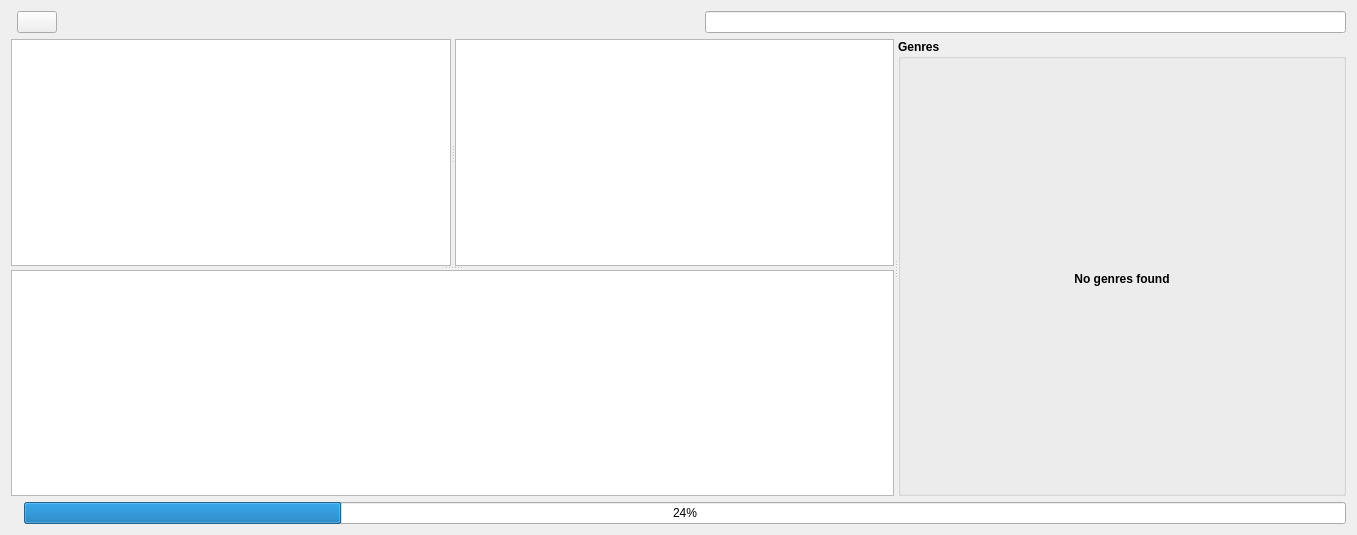
<?xml version="1.0" encoding="UTF-8"?>
<ui version="4.0">
 <class>GUI_LocalLibrary</class>
 <widget class="QWidget" name="GUI_LocalLibrary">
  <property name="geometry">
   <rect>
    <x>0</x>
    <y>0</y>
    <width>1357</width>
    <height>535</height>
   </rect>
  </property>
  <property name="sizePolicy">
   <sizepolicy hsizetype="MinimumExpanding" vsizetype="MinimumExpanding">
    <horstretch>0</horstretch>
    <verstretch>0</verstretch>
   </sizepolicy>
  </property>
  <property name="focusPolicy">
   <enum>Qt::ClickFocus</enum>
  </property>
  <property name="acceptDrops">
   <bool>true</bool>
  </property>
  <property name="windowTitle">
   <string>Library</string>
  </property>
  <layout class="QGridLayout" name="gridLayout">
   <item row="2" column="0">
    <widget class="QSplitter" name="splitter_genre">
     <property name="sizePolicy">
      <sizepolicy hsizetype="Expanding" vsizetype="MinimumExpanding">
       <horstretch>0</horstretch>
       <verstretch>0</verstretch>
      </sizepolicy>
     </property>
     <property name="orientation">
      <enum>Qt::Horizontal</enum>
     </property>
     <widget class="QSplitter" name="splitter_tracks">
      <property name="orientation">
       <enum>Qt::Vertical</enum>
      </property>
      <widget class="QStackedWidget" name="sw_album_covers">
       <property name="currentIndex">
        <number>0</number>
       </property>
       <widget class="QWidget" name="page_3">
        <layout class="QGridLayout" name="gridLayout_7">
         <property name="leftMargin">
          <number>0</number>
         </property>
         <property name="topMargin">
          <number>0</number>
         </property>
         <property name="rightMargin">
          <number>0</number>
         </property>
         <property name="bottomMargin">
          <number>0</number>
         </property>
         <item row="0" column="0">
          <widget class="QSplitter" name="splitter_artist_album">
           <property name="orientation">
            <enum>Qt::Horizontal</enum>
           </property>
           <widget class="Library::TableView" name="lv_artist">
            <property name="sizePolicy">
             <sizepolicy hsizetype="MinimumExpanding" vsizetype="Expanding">
              <horstretch>0</horstretch>
              <verstretch>0</verstretch>
             </sizepolicy>
            </property>
            <property name="focusPolicy">
             <enum>Qt::StrongFocus</enum>
            </property>
            <property name="acceptDrops">
             <bool>true</bool>
            </property>
            <property name="autoScroll">
             <bool>true</bool>
            </property>
            <property name="editTriggers">
             <set>QAbstractItemView::CurrentChanged|QAbstractItemView::SelectedClicked</set>
            </property>
            <property name="tabKeyNavigation">
             <bool>false</bool>
            </property>
            <property name="dragEnabled">
             <bool>true</bool>
            </property>
            <property name="dragDropMode">
             <enum>QAbstractItemView::DragDrop</enum>
            </property>
            <property name="alternatingRowColors">
             <bool>true</bool>
            </property>
            <property name="selectionBehavior">
             <enum>QAbstractItemView::SelectRows</enum>
            </property>
            <property name="showGrid">
             <bool>false</bool>
            </property>
            <property name="gridStyle">
             <enum>Qt::DotLine</enum>
            </property>
            <property name="sortingEnabled">
             <bool>true</bool>
            </property>
            <property name="wordWrap">
             <bool>false</bool>
            </property>
            <attribute name="horizontalHeaderCascadingSectionResizes">
             <bool>true</bool>
            </attribute>
            <attribute name="horizontalHeaderHighlightSections">
             <bool>false</bool>
            </attribute>
            <attribute name="horizontalHeaderShowSortIndicator" stdset="0">
             <bool>true</bool>
            </attribute>
            <attribute name="horizontalHeaderStretchLastSection">
             <bool>true</bool>
            </attribute>
            <attribute name="verticalHeaderVisible">
             <bool>false</bool>
            </attribute>
            <attribute name="verticalHeaderMinimumSectionSize">
             <number>1</number>
            </attribute>
           </widget>
           <widget class="Library::AlbumView" name="lv_album">
            <property name="sizePolicy">
             <sizepolicy hsizetype="MinimumExpanding" vsizetype="Expanding">
              <horstretch>0</horstretch>
              <verstretch>0</verstretch>
             </sizepolicy>
            </property>
            <property name="focusPolicy">
             <enum>Qt::StrongFocus</enum>
            </property>
            <property name="acceptDrops">
             <bool>true</bool>
            </property>
            <property name="autoScroll">
             <bool>true</bool>
            </property>
            <property name="editTriggers">
             <set>QAbstractItemView::CurrentChanged|QAbstractItemView::SelectedClicked</set>
            </property>
            <property name="tabKeyNavigation">
             <bool>false</bool>
            </property>
            <property name="dragEnabled">
             <bool>true</bool>
            </property>
            <property name="dragDropMode">
             <enum>QAbstractItemView::DragDrop</enum>
            </property>
            <property name="alternatingRowColors">
             <bool>true</bool>
            </property>
            <property name="selectionBehavior">
             <enum>QAbstractItemView::SelectRows</enum>
            </property>
            <property name="showGrid">
             <bool>false</bool>
            </property>
            <property name="gridStyle">
             <enum>Qt::DotLine</enum>
            </property>
            <property name="sortingEnabled">
             <bool>true</bool>
            </property>
            <property name="wordWrap">
             <bool>false</bool>
            </property>
            <attribute name="horizontalHeaderCascadingSectionResizes">
             <bool>true</bool>
            </attribute>
            <attribute name="horizontalHeaderHighlightSections">
             <bool>false</bool>
            </attribute>
            <attribute name="horizontalHeaderShowSortIndicator" stdset="0">
             <bool>true</bool>
            </attribute>
            <attribute name="horizontalHeaderStretchLastSection">
             <bool>true</bool>
            </attribute>
            <attribute name="verticalHeaderVisible">
             <bool>false</bool>
            </attribute>
            <attribute name="verticalHeaderMinimumSectionSize">
             <number>1</number>
            </attribute>
           </widget>
          </widget>
         </item>
        </layout>
       </widget>
       <widget class="QWidget" name="page_4">
        <layout class="QGridLayout" name="gridLayout_8">
         <property name="leftMargin">
          <number>0</number>
         </property>
         <property name="topMargin">
          <number>0</number>
         </property>
         <property name="rightMargin">
          <number>0</number>
         </property>
         <property name="bottomMargin">
          <number>0</number>
         </property>
        </layout>
       </widget>
      </widget>
      <widget class="Library::TableView" name="tb_title">
       <property name="sizePolicy">
        <sizepolicy hsizetype="MinimumExpanding" vsizetype="MinimumExpanding">
         <horstretch>0</horstretch>
         <verstretch>0</verstretch>
        </sizepolicy>
       </property>
       <property name="focusPolicy">
        <enum>Qt::StrongFocus</enum>
       </property>
       <property name="acceptDrops">
        <bool>true</bool>
       </property>
       <property name="autoScroll">
        <bool>true</bool>
       </property>
       <property name="editTriggers">
        <set>QAbstractItemView::CurrentChanged|QAbstractItemView::SelectedClicked</set>
       </property>
       <property name="tabKeyNavigation">
        <bool>false</bool>
       </property>
       <property name="dragEnabled">
        <bool>true</bool>
       </property>
       <property name="dragDropMode">
        <enum>QAbstractItemView::DragDrop</enum>
       </property>
       <property name="alternatingRowColors">
        <bool>true</bool>
       </property>
       <property name="selectionBehavior">
        <enum>QAbstractItemView::SelectRows</enum>
       </property>
       <property name="showGrid">
        <bool>false</bool>
       </property>
       <property name="gridStyle">
        <enum>Qt::DotLine</enum>
       </property>
       <property name="sortingEnabled">
        <bool>true</bool>
       </property>
       <property name="wordWrap">
        <bool>false</bool>
       </property>
       <attribute name="horizontalHeaderCascadingSectionResizes">
        <bool>true</bool>
       </attribute>
       <attribute name="horizontalHeaderHighlightSections">
        <bool>false</bool>
       </attribute>
       <attribute name="horizontalHeaderShowSortIndicator" stdset="0">
        <bool>true</bool>
       </attribute>
       <attribute name="horizontalHeaderStretchLastSection">
        <bool>true</bool>
       </attribute>
       <attribute name="verticalHeaderVisible">
        <bool>false</bool>
       </attribute>
       <attribute name="verticalHeaderMinimumSectionSize">
        <number>1</number>
       </attribute>
      </widget>
     </widget>
     <widget class="QGroupBox" name="gb_genres">
      <property name="font">
       <font>
        <weight>75</weight>
        <bold>true</bold>
       </font>
      </property>
      <property name="title">
       <string notr="true">Genres</string>
      </property>
      <layout class="QGridLayout" name="gridLayout_6">
       <property name="leftMargin">
        <number>0</number>
       </property>
       <property name="topMargin">
        <number>5</number>
       </property>
       <property name="rightMargin">
        <number>0</number>
       </property>
       <property name="bottomMargin">
        <number>0</number>
       </property>
       <item row="0" column="0">
        <widget class="QStackedWidget" name="stacked_genre_widget">
         <property name="currentIndex">
          <number>1</number>
         </property>
         <widget class="QWidget" name="page">
          <layout class="QGridLayout" name="gridLayout_5">
           <property name="leftMargin">
            <number>0</number>
           </property>
           <property name="topMargin">
            <number>0</number>
           </property>
           <property name="rightMargin">
            <number>0</number>
           </property>
           <property name="bottomMargin">
            <number>0</number>
           </property>
           <property name="horizontalSpacing">
            <number>0</number>
           </property>
           <property name="verticalSpacing">
            <number>5</number>
           </property>
           <item row="0" column="0">
            <widget class="Library::GenreView" name="lv_genres">
             <property name="sizePolicy">
              <sizepolicy hsizetype="Expanding" vsizetype="Expanding">
               <horstretch>0</horstretch>
               <verstretch>0</verstretch>
              </sizepolicy>
             </property>
             <property name="font">
              <font>
               <weight>75</weight>
               <bold>true</bold>
              </font>
             </property>
             <property name="focusPolicy">
              <enum>Qt::StrongFocus</enum>
             </property>
             <property name="dragDropMode">
              <enum>QAbstractItemView::DropOnly</enum>
             </property>
             <property name="alternatingRowColors">
              <bool>true</bool>
             </property>
             <property name="selectionMode">
              <enum>QAbstractItemView::ExtendedSelection</enum>
             </property>
             <attribute name="headerVisible">
              <bool>false</bool>
             </attribute>
             <column>
              <property name="text">
               <string notr="true">1</string>
              </property>
             </column>
            </widget>
           </item>
          </layout>
         </widget>
         <widget class="QWidget" name="page_2">
          <layout class="QVBoxLayout" name="verticalLayout">
           <property name="spacing">
            <number>6</number>
           </property>
           <property name="leftMargin">
            <number>0</number>
           </property>
           <property name="topMargin">
            <number>0</number>
           </property>
           <property name="rightMargin">
            <number>0</number>
           </property>
           <property name="bottomMargin">
            <number>0</number>
           </property>
           <item>
            <spacer name="verticalSpacer_4">
             <property name="orientation">
              <enum>Qt::Vertical</enum>
             </property>
             <property name="sizeHint" stdset="0">
              <size>
               <width>20</width>
               <height>40</height>
              </size>
             </property>
            </spacer>
           </item>
           <item>
            <widget class="QLabel" name="label_2">
             <property name="lineWidth">
              <number>0</number>
             </property>
             <property name="text">
              <string>No genres found</string>
             </property>
             <property name="alignment">
              <set>Qt::AlignCenter</set>
             </property>
             <property name="wordWrap">
              <bool>true</bool>
             </property>
            </widget>
           </item>
           <item>
            <spacer name="verticalSpacer_3">
             <property name="orientation">
              <enum>Qt::Vertical</enum>
             </property>
             <property name="sizeHint" stdset="0">
              <size>
               <width>20</width>
               <height>40</height>
              </size>
             </property>
            </spacer>
           </item>
          </layout>
         </widget>
        </widget>
       </item>
      </layout>
     </widget>
    </widget>
   </item>
   <item row="1" column="0">
    <layout class="QHBoxLayout" name="horizontalLayout">
     <item>
      <widget class="QFrame" name="header_frame">
       <property name="frameShape">
        <enum>QFrame::StyledPanel</enum>
       </property>
       <property name="frameShadow">
        <enum>QFrame::Raised</enum>
       </property>
      </widget>
     </item>
     <item>
      <widget class="QPushButton" name="btn_reload_library">
       <property name="text">
        <string/>
       </property>
      </widget>
     </item>
     <item>
      <spacer name="horizontalSpacer">
       <property name="orientation">
        <enum>Qt::Horizontal</enum>
       </property>
       <property name="sizeHint" stdset="0">
        <size>
         <width>40</width>
         <height>20</height>
        </size>
       </property>
      </spacer>
     </item>
     <item>
      <widget class="QLineEdit" name="le_search"/>
     </item>
    </layout>
   </item>
   <item row="3" column="0">
    <layout class="QHBoxLayout" name="horizontalLayout_4">
     <item>
      <widget class="QLabel" name="lab_progress">
       <property name="text">
        <string/>
       </property>
      </widget>
     </item>
     <item>
      <widget class="QProgressBar" name="pb_progress">
       <property name="value">
        <number>24</number>
       </property>
      </widget>
     </item>
    </layout>
   </item>
  </layout>
 </widget>
 <customwidgets>
  <customwidget>
   <class>Library::GenreView</class>
   <extends>QTreeWidget</extends>
   <header>GUI/Library/Views/GenreView.h</header>
  </customwidget>
  <customwidget>
   <class>Library::TableView</class>
   <extends>QTableView</extends>
   <header>GUI/Library/Views/TableView.h</header>
  </customwidget>
  <customwidget>
   <class>Library::AlbumView</class>
   <extends>QTableView</extends>
   <header>GUI/Library/Views/AlbumView.h</header>
  </customwidget>
 </customwidgets>
 <tabstops>
  <tabstop>lv_artist</tabstop>
  <tabstop>lv_album</tabstop>
  <tabstop>tb_title</tabstop>
 </tabstops>
 <resources/>
 <connections/>
</ui>
